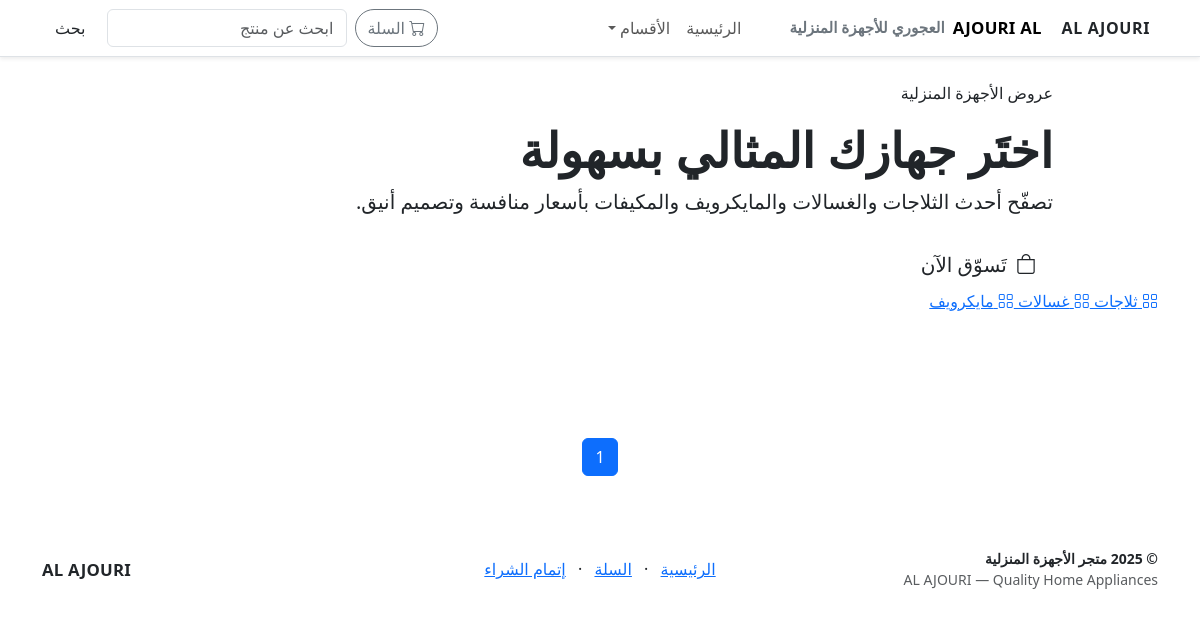
Before: /index.php?cat=---- with the older database file.
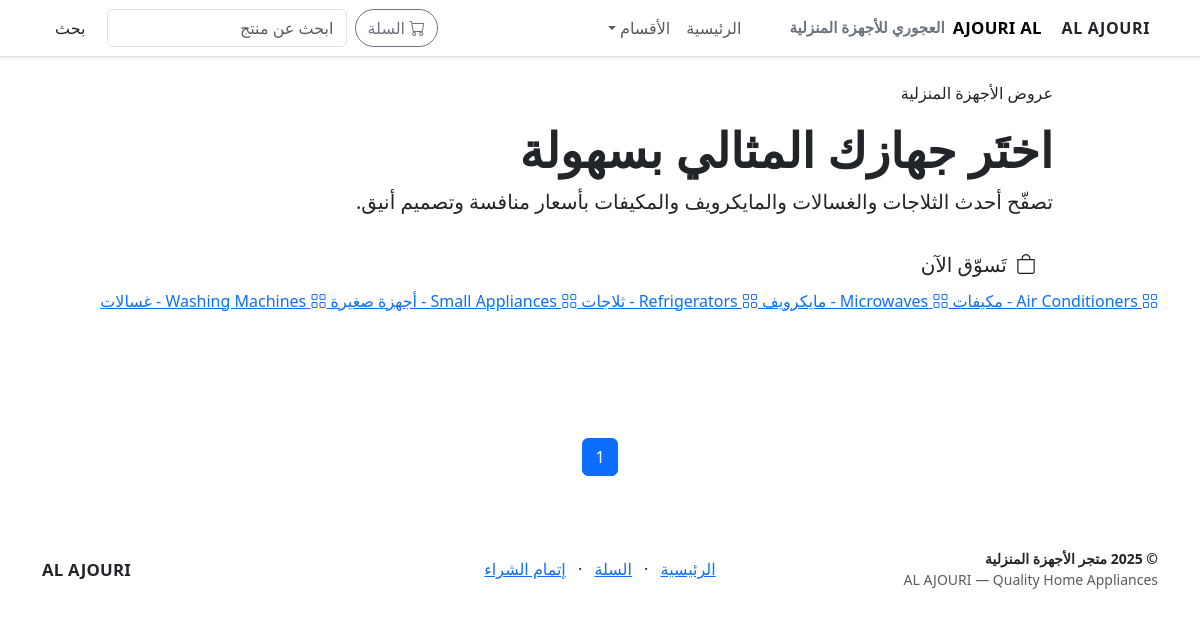
After: the same page with the newer database file.
### tables this page shows
CREATE TABLE `categories` (
  `id` int(11) NOT NULL,
  `name` varchar(120) NOT NULL,
  `slug` varchar(150) NOT NULL,
  `created_at` timestamp NOT NULL DEFAULT current_timestamp()
);

### config.php (called while the page is built)
<?php
return [
  'db_host' => 'localhost',
  'db_name' => 'appliance',
  'db_user' => 'appliance',
  'db_pass' => 'Tvvcrtv1610@',
  'app_name' => 'متجر الأجهزة المنزلية',
  'base_url' => 'https://www.shneler.com/xx'
];

### includes/functions.php (called while the page is built, shortened)
<?php
$config = require __DIR__.'/../config.php';
function e($s){ return htmlspecialchars($s ?? '', ENT_QUOTES, 'UTF-8'); }

### public/index.php (the view, shortened to what this page needs)
<?php
include __DIR__.'/../includes/header.php';
$perPage=12; $page=max(1,(int)($_GET['page']??1)); $offset=($page-1)*$perPage; $params=[];
$sql='SELECT p.*, c.name AS category_name, c.slug AS category_slug FROM products p LEFT JOIN categories c ON c.id=p.category_id WHERE 1=1';
$cnt='SELECT COUNT(*) FROM products p LEFT JOIN categories c ON c.id=p.category_id WHERE 1=1';
if(!empty($_GET['cat'])){ $sql.=' AND c.slug=:slug'; $cnt.=' AND c.slug=:slug'; $params[':slug']=$_GET['cat']; }
$total=$pdo->prepare($cnt); foreach($params as $k=>$v){ $total->bindValue($k,$v); } $total->execute(); $totalRows=(int)$total->fetchColumn(); $totalPages=max(1,(int)ceil($totalRows/$perPage));
$base=rtrim($config['base_url'],'/');
?>
<section class="hero mb-5">
  <div class="container hero-content text-center text-lg-start">
    <div class="row align-items-center justify-content-center">
      <div class="col-lg-10 mx-auto">
        <span class="badge-soft d-inline-block mb-3">عروض الأجهزة المنزلية</span>
        <h1 class="display-5 fw-bold mb-2">اختَر جهازك المثالي بسهولة</h1>
        <p class="lead mb-4">تصفّح أحدث الثلاجات والغسالات والمايكرويف والمكيفات بأسعار منافسة وتصميم أنيق.</p>
        <a class="btn btn-brand btn-lg rounded-pill" href="#grid"><i class="bi bi-bag me-1"></i> تَسوّق الآن</a>
      </div>
    </div>
  </div>
  <div class="cat-wrap">
    <div class="cat-tray" id="catTray" dir="rtl">
      <?php foreach($cats as $c): ?>
        <a class="chip" href="<?= $base ?>/index.php?cat=<?= e($c['slug']) ?>">
          <i class="bi bi-grid"></i> <?= e($c['name']) ?>
        </a>
      <?php endforeach; ?>
    </div>
  </div>
  <svg class="hero-wave" viewBox="0 0 1440 90" xmlns="http://www.w3.org/2000/svg" aria-hidden="true">
    <path fill="#ffffff" d="M0,64L80,74.7C160,85,320,107,480,101.3C640,96,800,64,960,53.3C1120,43,1280,53,1360,58.7L1440,64L1440,0L0,0Z"></path>
  </svg>
</section>
<nav aria-label="pagination" class="mt-4">
  <ul class="pagination justify-content-center">
    <?php for($i=1;$i<=$totalPages;$i++): ?>
      <li class="page-item <?= $i==$page?'active':'' ?>">
        <a class="page-link" href="<?= $base ?>/index.php?<?= http_build_query(array_merge($_GET,['page'=>$i])) ?>"><?= $i ?></a>
      </li>
    <?php endfor; ?>
  </ul>
</nav>
<?php include __DIR__.'/../includes/footer.php'; ?>

Changed rows visible on the page:
removed categories: name "ثلاجات"
removed categories: name "غسالات"
added categories: name "Air Conditioners - مكيفات"
changed categories: name "مايكرويف" → "Microwaves - مايكرويف"
added categories: name "Refrigerators - ثلاجات"
added categories: name "Small Appliances - أجهزة صغيرة"
added categories: name "Washing Machines - غسالات"
